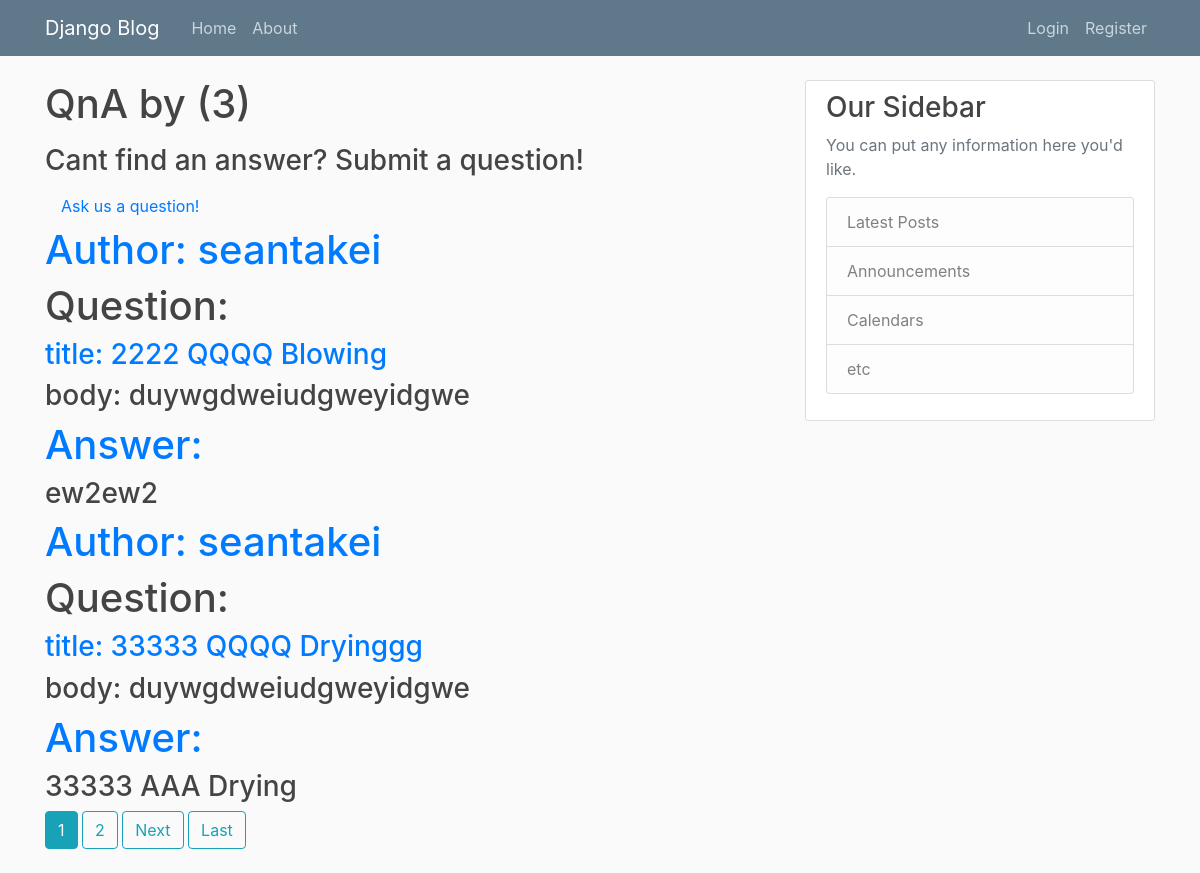
The page /userlist/seantakei on the database as committed earlier.
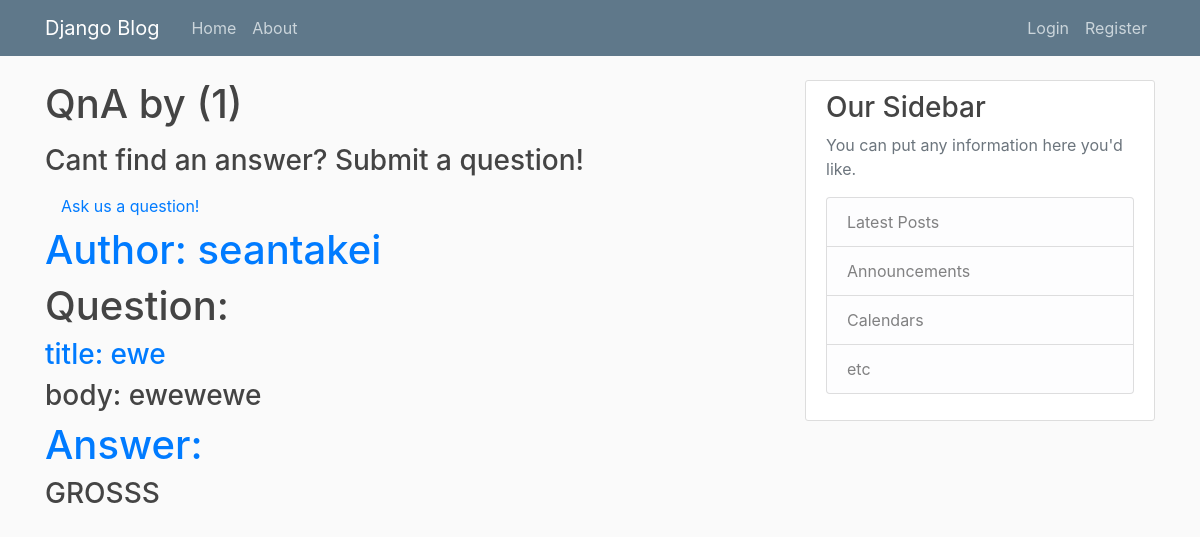
The same page on the database as committed later.
### qna/models.py (models this page shows, shortened)
class Answer(models.Model):
	body= models.TextField()
	question= models.ForeignKey(Question, on_delete= models.CASCADE)
	date_posted= models.DateTimeField(default=timezone.now)
	author= models.ForeignKey(User, on_delete= models.CASCADE)
	objects= AnswerManager()

class Question(models.Model):
	title= models.CharField(max_length= 100)
	body= models.TextField()
	date_posted= models.DateTimeField(default=timezone.now)
	author= models.ForeignKey(User, on_delete= models.CASCADE)

### qna/views.py (the view)
# urls.py: path('userlist/<str:username>', qna_views.UserListView.as_view(), name='userlist'),
class UserListView(ListView):
	model= Answer
	template_name= 'qna/user_list.html'
	context_object_name= 'answer'
	paginate_by= 2
	def get_queryset(self):
		user= get_object_or_404(User, username= self.kwargs.get('username'))
		return Answer.objects.filter(author=user).order_by('-date_posted')

### qna/models.py (called while the page is built)
	def get_queryset(self):
		return AnswerQuerySet(self.model, using=self._db)

### qna/templates/qna/user_list.html (shortened to what this page needs)
{% extends "info/base.html" %}
{% block content %}
  <h1 class="mb-3">QnA by {{ view.kwagrs.username }} ({{ page_obj.paginator.count }})</h1>
<h3> Cant find an answer? Submit a question!</h3>
<a class="nav-item nav-link" href="{% url 'question' %}">Ask us a question! </a>
{% for answer in object_list %}
		<h1><a href="{% url 'userlist' answer.author.username %}">Author: {{ answer.author }} </h1>
        <h1> Question:</h1>
        <h3><a href=" {% url 'questiondetail' answer.question.id %} "> title:  {{ answer.question.title }}  </a></h3>
        <h3> body: {{ answer.question.body }} </h3>
        <h1> <a href="{% url 'answerdetail' answer.id %}"> Answer: </a></h1><h3> {{ answer.body }} </h3>
{% endfor %}
  {% if is_paginated %}
    {% for num in page_obj.paginator.page_range %}
      {% if page_obj.number == num %}
      <a class="btn btn-info mb-4" href="?page={{ num }}">{{ num }}</a>
      {% elif num > page_obj.number|add:'-2' and num < page_obj.number|add:'2' %}
      <a class="btn btn-outline-info mb-4" href="?page={{ num }}">{{ num }}</a>
      {% endif %}
    {% endfor %}
    {% if page_obj.has_next %}
      <a class="btn btn-outline-info mb-4" href="?page={{ page_obj.next_page_number }}">Next</a>
      <a class="btn btn-outline-info mb-4" href="?page={{ page_obj.paginator.num_pages }}">Last</a>
    {% endif %}
  {% endif %}
{% endblock content %}

Rows that differ between the two databases and show on the page:
removed Answer: author "seantakei", question "2222 QQQQ Blowing", question.body "duywgdweiudgweyidgwe", body "ew2ew2"
removed Answer: author "seantakei", question "33333 QQQQ Dryinggg", question.body "duywgdweiudgweyidgwe", body "33333 AAA Drying"
added Answer: author "seantakei", question "ewe", question.body "ewewewe", body "GROSSS"
Other text that changed with them:
{{ page_obj.paginator.count }}: "3" → "1"
list line gone: "1"
list line gone: "2"
text no longer shown: "Next Last"
